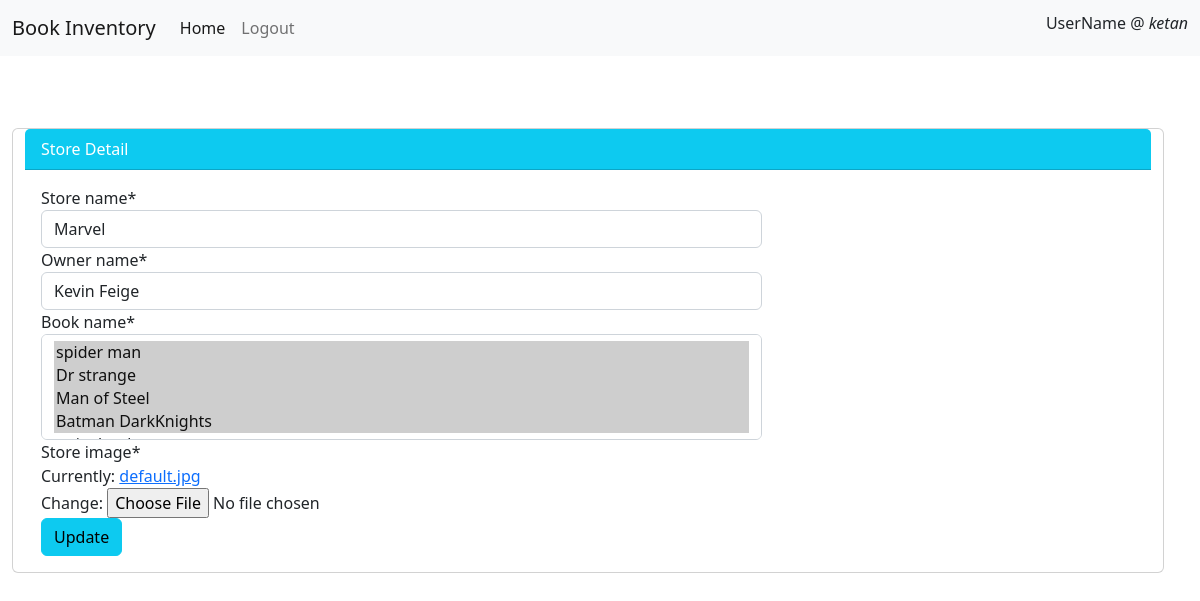
Page /Add_Book_To_store/1/ (signed in) on the earlier database version.
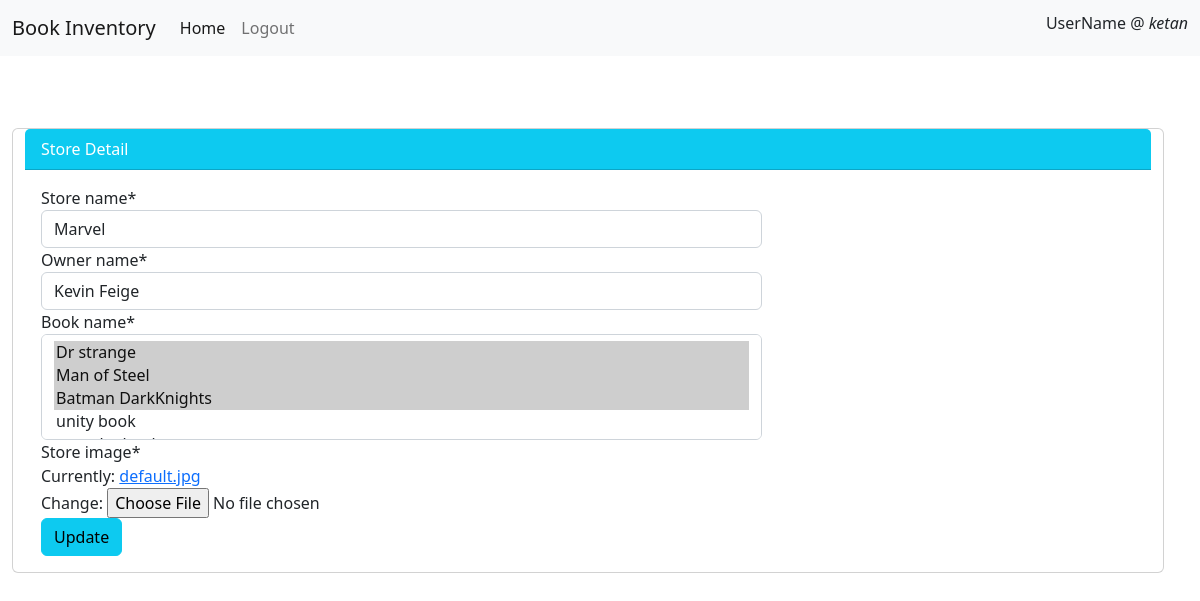
Same page on the later database version.
### store/models.py (models this page shows)
class Books(models.Model):
    book_name = models.CharField(max_length=100, null=True)
    quantity = models.PositiveIntegerField(null=True)
    author_name = models.CharField(max_length=100, null=True)
    book_image = models.ImageField(default='default.jpg',upload_to='Book_Images')
    def __str__(self):
        return f'{self.book_name}'

### store/views.py (the view)
# urls.py: path('Add_Book_To_store/<int:pk>/',views.Add_Book_To_store,name='Add_Book_To_store'),
@login_required(login_url='user_login')
def Add_Book_To_store(request,pk):
    book = Store.objects.get(id=pk)
    if request.method == 'POST':
        form = StoreForm(request.POST, instance=book)
        if form.is_valid():
            form.save()
            return redirect('Store_Details')
    else:
        form = StoreForm(instance=book)
    context = {
        'form': form,
    }
    return render(request,'dashboard/Add_book_to_store.html',context)

### store/forms.py
class StoreForm(forms.ModelForm):
    class Meta:
        model = Store
        fields = ['store_name', 'owner_name','book_name','store_image',]
        exclude=['customer']

### templates/dashboard/Add_book_to_store.html (shortened to what this page needs)
{% extends 'base.html' %}
{% load crispy_forms_tags %}
{% block content %}
<div class="row p-4">
    <div class="row p-4"></div>
    <div class="row">
        <div class="card">
            <div class="card-header bg-info text-white">
            Store Detail
            </div>
            <div class="row p-3">
                <div class="col-md-8">
                    <form method="POST" enctype="multipart/form-data">
                        {{ form|crispy }}
                        <input class="btn btn-info" type="submit" value="Update">
                    </form>
                </div>
            </div>
        </div>
    </div>
</div>
{% endblock %}

Differences in the rows shown:
removed Books: book_name "spider man ☑ / Dr strange ☑ / Man of Steel ☑ / Batman DarkKnights ☑"
now on this page (row unchanged): Books: book_name "Dr strange ☑ / Man of Steel ☑ / Batman DarkKnights ☑ / unity book"
